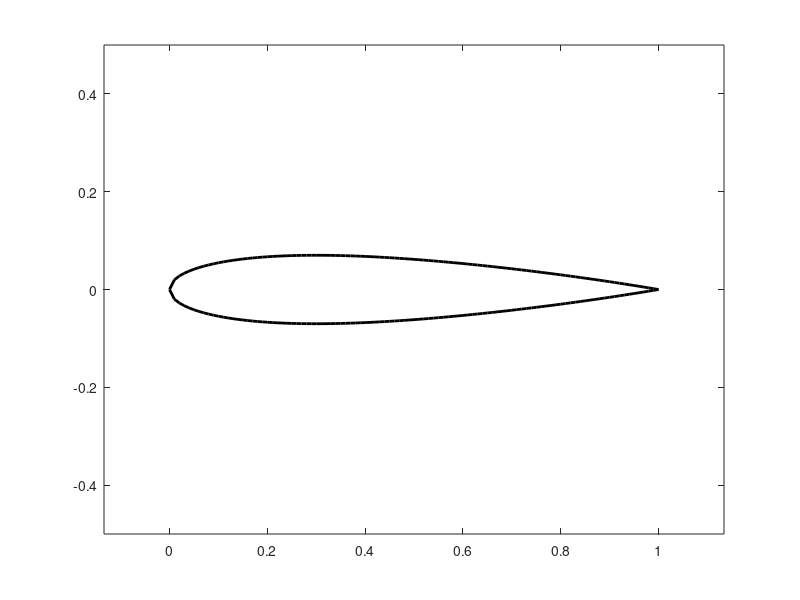

Source code (MATLAB): (Note: this script raises an error after producing the figure.)
clear all
clc

function y = AFyt(x, t, c)
    % input: 
    %     x: x coordinate of center line, float
    %     t: maximum thickness, in fraction of chord length, float
    %     c: chord length, float
    % output:
    %     half thickness of airfoil at corresponding x coordinate
    y = 5. * t * (0.2969 * (sqrt(x/c)) - ...
                 0.126 * (x/c) - ...
                 0.3516 * ((x/c).^2) + ...
                 0.2843 * ((x/c).^3) - ...
                 0.1036 * ((x/c).^4));
end

x = linspace(0., 1., 101);
plot(x, AFyt(x, 0.14, 1.0), 'k-', 'LineWidth', 2);    % upper surface
hold on;
plot(x, -AFyt(x, 0.14, 1.0), 'k-', 'LineWidth', 2);  % lower surface
axis equal; ylim([-0.5, 0.5]);

%%

function y = AFyc(x, m, p, c)
    % input:
    %     x: x coordinate of center line, float
    %     m: the maximum camber (100 m is the first of the four digits), float
    %     p: location of maximum camber (10 p is the second digit), float
    %     c: chord length, float
    % output:
    %     y coordinate of center line at corresponding x coordinate

    for idx = 1:length(x)
    
    % Check conditions and compute theta
    if (x(idx) >= 0.0) && (x(idx) <= p * c)
        theta(idx) = atan(2.0 * m * (p - (x / c)) / (p^2));
    elseif (x(idx) > p * c) && (x(idx) <= c)
        theta(idx) = atan(2.0 * m * (p - (x(idx) / c)) / ((1 - p)^2));
    else
        error('Invalid x coordinate');
    end
end

end

function theta = AFth(x, m, p, c)
    % input:
    %     x: x coordinate of center line, array
    %     m: the maximum camber (100 m is the first of the four digits), float
    %     p: location of maximum camber (10 p is the second digit), float
    %     c: chord length, float
    % output:
    %     angle between center and horizontal line at corresponding x coordinate

    theta = zeros(size(x));  % Preallocate theta to match the size of x

    for i = 1:length(x)
        if (x(i) >= 0.0) && (x(i) <= p*c)
            theta(i) = atan(2.0 * m * (p - (x(i)/c)) / (p^2));
        elseif (x(i) > p*c) && (x(i) <= c)
            theta(i) = atan(2.0 * m * (p - (x(i)/c)) / ((1. - p)^2));
        else
            error('Invalid x coordinate: %f', x(i));
        end
    end
end


function [x, y] = AF(x, t, sign, m, p, c)
    % input:
    %     x: x coordinate of center line, float
    %     t: maximum thickness, in fraction of chord length, float
    %     sign: indicate upper (1) or lower (-1) surface of airfoil
    %     m: the maximum camber (100 m is the first of the four digits), float
    %     p: location of maximum camber (10 p is the second digit), float
    %     c: chord length, float
    % output:
    %     x, y coordinates on airfoil surface at corresponding 
    %     center line x coordinate
    if (m == 0.) || (p == 0)
        x = x;
        y = sign * AFyt(x, t, c);
    else
        x = x - sign * AFyt(x, t, c) * sin(AFth(x, m, p, c));
        y = AFyc(x, m, p, c) + sign * AFyt(x, t, c) * cos(AFth(x, m, p, c));
    end
end

x = linspace(0., 1., 101);
[xU, yU] = AF(x, 0.12, 1, 0.02, 0.4, 1.0);
[xL, yL] = AF(x, 0.12, -1, 0.02, 0.4, 1.0);
plot(xU, yU, 'k-', 'LineWidth', 2);
plot(xL, yL, 'k-', 'LineWidth', 2);
axis equal; ylim([-0.5, 0.5]);




% solve the PDE by iterative method
iters = 0;
while true
    
    % count the number of current iteration
    iters = iters + 1;
    
    % backup the last result
    stream_n = stream;
    
    % apply periodic BC on dividing line
    temp = [stream(end-1, :); stream(1:2, :)];
    tempx = [x(end-1, :); x(1:2, :)];
    tempy = [y(end-1, :); y(1:2, :)];
    [a, b, c] = Solve_a_b_c(tempx, tempy);
    stream(1, 2:end-1) = SolveEq(a, b, c, temp);
    stream(end, :) = stream(1, :);
    
    % apply Kutta condition 
    % and set the value of stream function on the airfoil surface
    stream(:, 1) = stream(1, 2);

    % solve interior
    [a, b, c] = Solve_a_b_c(x, y);
    stream(2:end-1, 2:end-1) = SolveEq(a, b, c, stream);
    
    % calculate difference between current and the last result
    err = abs(stream - stream_n);
    
    % adjudge whether the iteration should stop
    if (max(err(:)) <= 1e-6)
        break;
    end
end